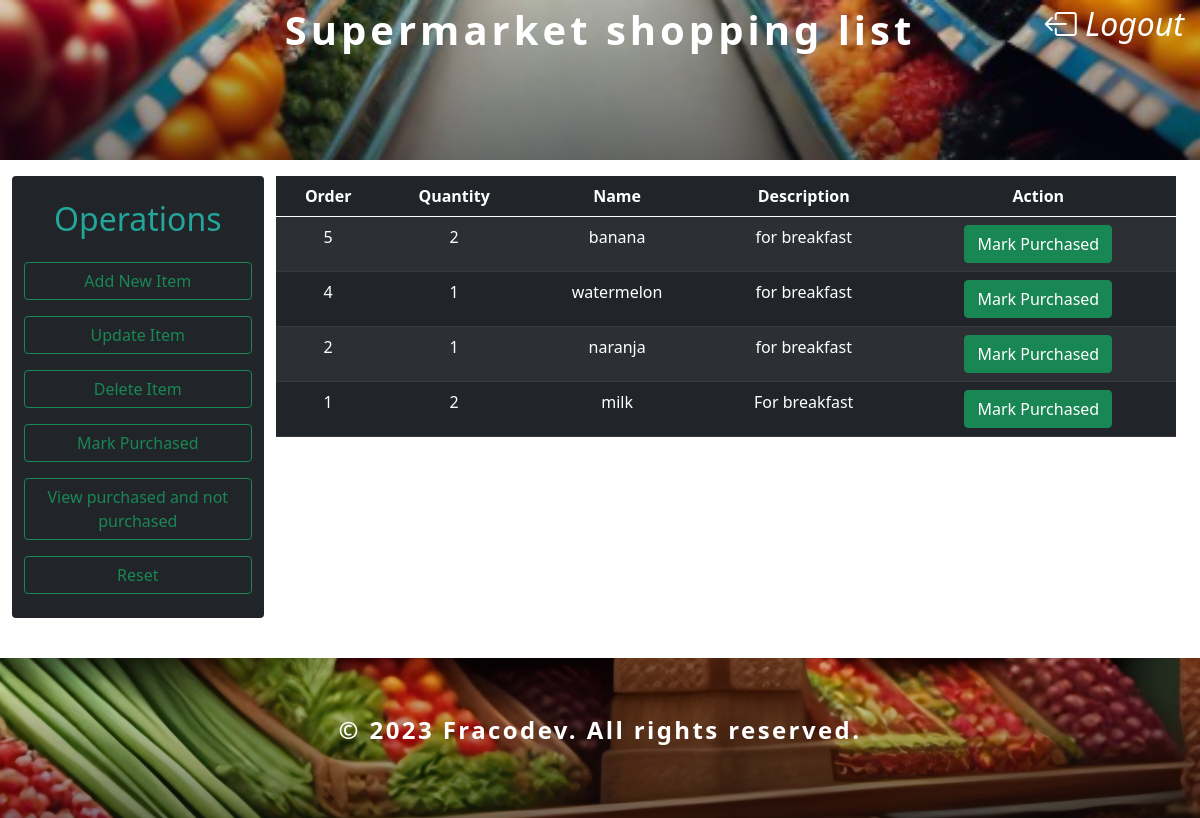
The app's page / (signed in) with its own data.
### shoplist/models.py (models this page shows, shortened)
class Item(models.Model):
    name = models.CharField(max_length=255, blank=False, null=False)
    description = models.CharField(max_length=50)
    number = models.IntegerField(default=1)
    purchased = models.BooleanField(default=False)
    purchased_at = models.DateTimeField(auto_now_add=True)

### shoplist/views.py (the view)
# urls.py: path('', HomePageView.as_view(), name='home'),
class HomePageView(LoginRequiredMixin, TemplateView):
    login_url = reverse_lazy('login')
    template_name = "shoplist/home.html"
    def get_context_data(self, **kwargs):
        context = super().get_context_data(**kwargs)
        context["items"] = Item.objects.filter(purchased=False).order_by("-id")
        return context

### shoplist/templates/shoplist/home.html (shortened to what this page needs)
{% extends 'shoplist/base.html' %}
{% block nav-content %}
    <div class="container-fluid">
        <h2 class="text-center nav-title" style="color: #22A699;"></h2>
    </div>
    <button type="button" class="btn btn-outline-success me-2 w-100" data-bs-toggle="modal" data-bs-target="#addItemModal" data-bs-whatever="@mdo">Add New Item</button>
    <button id="btn-update" class="btn btn-outline-success me-2 w-100" type="button">Update Item</button>
    <button id="btn-delete" class="btn btn-outline-success me-2 w-100" type="button">Delete Item</button>
    <button id="btn-mark-purchased" class="btn btn-outline-success me-2 w-100" type="button">Mark Purchased</button>
    <a href="{% url 'purchased' %}" class="btn btn-outline-success me-2 w-100" type="button">View purchased and not purchased</a>
    <button id="btn-reset" onclick="reload()" class="btn btn-outline-success me-2 w-100" type="button">Reset</button>
{% endblock nav-content %}
{% block table %}
    <table
    id="table-home"
    class="table table-striped table-dark display responsive nowrap"
    width="100%"
    style="padding-top: 0.5em;">
        <thead>
            <tr>
                <th class="text-center " data-priority="5" scope="col">Order</th>
                <th class="text-center" data-priority="3" scope="col">Quantity</th>
                <th class="text-center" data-priority="1" scope="col">Name</th>
                <th class="text-center" data-priority="4" scope="col">Description</th>
                <th class="text-center" data-priority="2" scope="col">Action</th>
            </tr>
        </thead>
        <tbody id="tbody-shopping">
            {% for item in items %}
                <tr class="text-center" id="tr-{{item.id}}">
                    <td class="" id="{{item.id}}">{{item.id}}</td>
                    <td id="number-{{item.id}}">{{item.number}}</td>
                    <td id="name-{{item.id}}">{{item.name}}</td>
                    <td id="desc-{{item.id}}">{{item.description}}</td>
                    <td id="tdButton-{{item.id}}" class="tdButton">
                        <button
                        type="button"
                        class="btn btn-success btn-purchased home-purchased"
                        data-url="{% url 'item' item.id %}"
                        data-item-id ="{{item.id}}">
                        </button>
                    </td>
                </tr>
            {% endfor %}
        </tbody>
    </table>
{% endblock table %}
{% block custom-scripts %}
{% load static %}
{% endblock custom-scripts %}

### records on screen
Item: id "5", number "2", name "banana", description "for breakfast"
Item: id "4", number "1", name "watermelon", description "for breakfast"
Item: id "2", number "1", name "naranja", description "for breakfast"
Item: id "1", number "2", name "milk", description "For breakfast"
